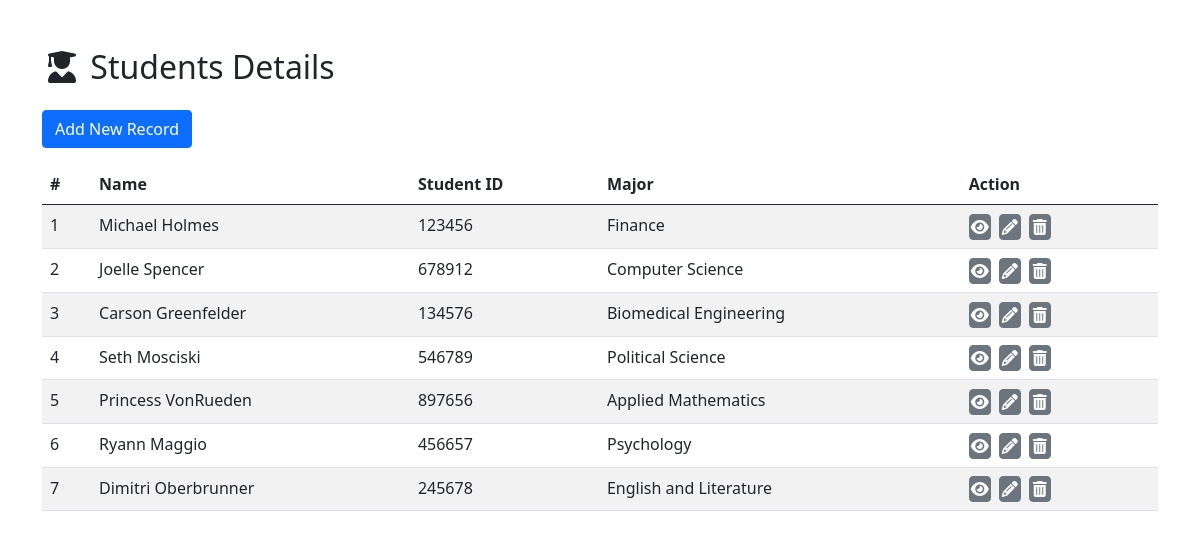
The page / on the database its author committed.
### tables this page shows
CREATE TABLE `students` (
  `id` int(11) NOT NULL,
  `name` varchar(128) NOT NULL,
  `student_id` int(15) NOT NULL,
  `major` varchar(128) NOT NULL
);

### index.php (the view, shortened to what this page needs)
<!DOCTYPE html>
<html lang="en">
<head>
    <link href="https://cdn.jsdelivr.net/npm/bootstrap@5.0.0-beta1/dist/css/bootstrap.min.css" rel="stylesheet">
</head>
<body>
    <div class="wrapper">
        <div class="container">
            <div class="row">
                <div class="col-md-12">
                    <div class="page-header mt-5">
                        <h2 class="pull-left"><i class='fas fa-fw fa-user-graduate'></i> Students Details</h2>
                        <a href="create.php" class="btn btn-primary mb-3 mt-3">Add New Record</a>
                    </div>
                    <?php
                    require_once "config.php";
                    $sql = "SELECT * FROM students";
                    if ($result = mysqli_query($link, $sql)) {
                        if (mysqli_num_rows($result) > 0) {
                            echo "<table class='table table-striped table-hover'>";
                            echo "<thead>";
                            echo "<tr>";
                            echo "<th>#</th>";
                            echo "<th>Name</th>";
                            echo "<th>Student ID</th>";
                            echo "<th>Major</th>";
                            echo "<th>Action</th>";
                            echo "</tr>";
                            echo "</thead>";
                            echo "<tbody>";
                            $number = 1;
                            while ($row = mysqli_fetch_array($result)) {
                                echo "<tr>";
                                echo "<td>" . $number . "</td>";
                                echo "<td>" . $row['name'] . "</td>";
                                echo "<td>" . $row['student_id'] . "</td>";
                                echo "<td>" . $row['major'] . "</td>";
                                echo "<td>";
                                echo "<a class='btn btn-secondary p-0' href='read.php?id=" . $row['id'] . "' title='View Record' data-toggle='tooltip'><i class='fas fa-fw fa-eye'></i></a>";
                                echo "<a class='btn btn-secondary p-0' href='edit.php?id=" . $row['id'] . "' title='Edit Record' data-toggle='tooltip'><i class='fas fa-fw fa-pencil-alt'></i></a>";
                                echo "<a class='btn btn-secondary p-0' href='delete.php?id=" . $row['id'] . "' title='Delete Record' data-toggle='tooltip'><i class='fas fa-fw fa-trash-alt'></i></a>";
                                echo "</td>";
                                echo "</tr>";
                                ++$number;
                            }
                            echo "</tbody>";
                            echo "</table>";
                        } else {
                            echo "<p class='lead'><em>No records were found.</em></p>";
                        }
                    } else {
                        echo "ERROR: Could not able to execute $sql. " . mysqli_error($link);
                    }
                    ?>
                </div>
            </div>
        </div>
    </div>
</body>
</html>

### index.php (style rules this page uses)
.wrapper { margin: 0 auto; }
table tr td:last-child a { margin-right: 8px; }

### rows shown on the page
students: name "Michael Holmes", student "123456", major "Finance"
students: name "Joelle Spencer", student "678912", major "Computer Science"
students: name "Carson Greenfelder", student "134576", major "Biomedical Engineering"
students: name "Seth Mosciski", student "546789", major "Political Science"
students: name "Princess VonRueden", student "897656", major "Applied Mathematics"
students: name "Ryann Maggio", student "456657", major "Psychology"
students: name "Dimitri Oberbrunner", student "245678", major "English and Literature"
